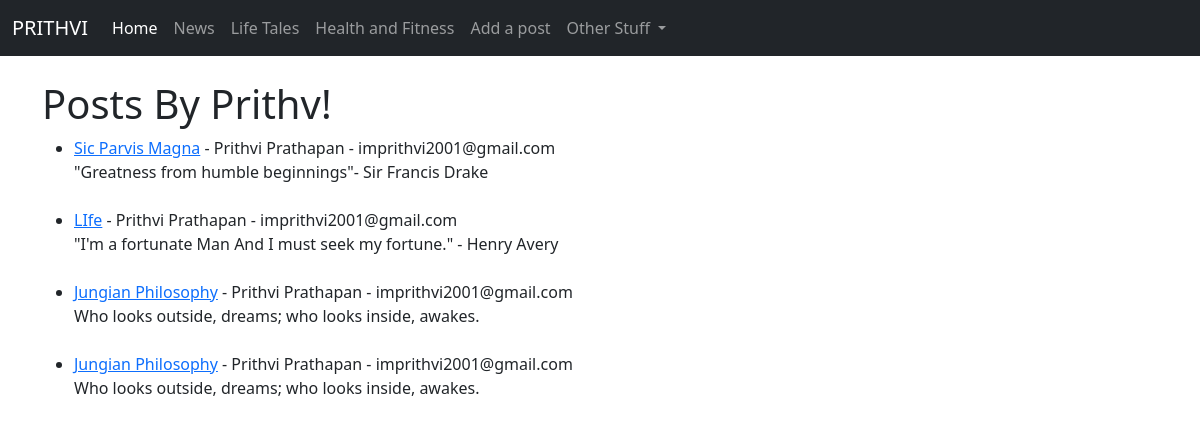
Before: / with the older database file.
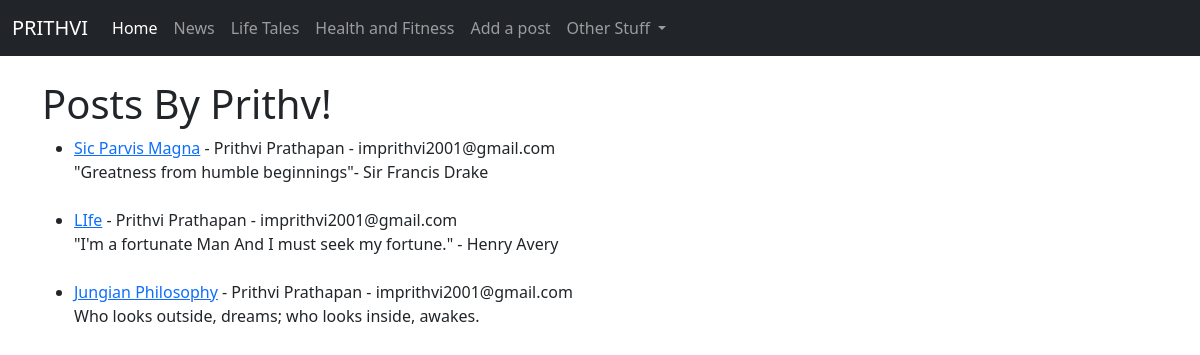
After: the same page with the newer database file.
### theblog/models.py (models this page shows, shortened)
class Post(models.Model):
	title = models.CharField(max_length = 255)
	title_tag = models.CharField(max_length = 255)
	author = models.ForeignKey(User, on_delete = models.CASCADE)
	body = models.TextField()

### theblog/views.py (the view)
# urls.py: path('', HomeView.as_view(), name = "home"),
class HomeView(ListView):
	model = Post
	template_name = "home.html"

### theblog/templates/home.html
{% extends 'base.html' %}
{% block content %}
<h1>Posts By Prithv!</h1>
<ul>
{% for post in object_list %}
<li><a href="{% url 'article-detail' post.pk %}">{{ post.title }}</a> - {{ post.author.first_name }}
	{{ post.author.last_name }} - {{ post.author.email }}<br/>
	{{ post.body }}</li>
	<br/>
{% endfor %}
</ul>
{% endblock %}

Changed rows visible on the page:
removed Post: title "Jungian Philosophy", author.first_name "Prithvi", author.last_name "Prathapan", author.email "imprithvi2001@gmail.com", body "Who looks outside, dreams; who looks inside, awakes."
